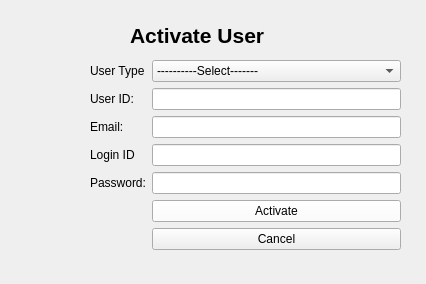
<?xml version="1.0" encoding="UTF-8"?>
<ui version="4.0">
 <class>ActivateUser</class>
 <widget class="QWidget" name="ActivateUser">
  <property name="geometry">
   <rect>
    <x>0</x>
    <y>0</y>
    <width>426</width>
    <height>284</height>
   </rect>
  </property>
  <property name="font">
   <font>
    <stylestrategy>NoAntialias</stylestrategy>
   </font>
  </property>
  <property name="windowTitle">
   <string>Activate User</string>
  </property>
  <widget class="QWidget" name="formLayoutWidget">
   <property name="geometry">
    <rect>
     <x>90</x>
     <y>60</y>
     <width>311</width>
     <height>201</height>
    </rect>
   </property>
   <layout class="QFormLayout" name="formLayout">
    <item row="0" column="0">
     <widget class="QLabel" name="courseLabel">
      <property name="font">
       <font>
        <stylestrategy>PreferAntialias</stylestrategy>
       </font>
      </property>
      <property name="text">
       <string>User Type</string>
      </property>
     </widget>
    </item>
    <item row="0" column="1">
     <widget class="QComboBox" name="userType">
      <property name="font">
       <font>
        <stylestrategy>PreferAntialias</stylestrategy>
       </font>
      </property>
      <item>
       <property name="text">
        <string>----------Select-------</string>
       </property>
      </item>
      <item>
       <property name="text">
        <string>Student</string>
       </property>
      </item>
      <item>
       <property name="text">
        <string>Faculty</string>
       </property>
      </item>
     </widget>
    </item>
    <item row="1" column="1">
     <widget class="QLineEdit" name="userIdLineEdit">
      <property name="font">
       <font>
        <stylestrategy>PreferAntialias</stylestrategy>
       </font>
      </property>
     </widget>
    </item>
    <item row="1" column="0">
     <widget class="QLabel" name="addressLabel">
      <property name="font">
       <font>
        <stylestrategy>PreferAntialias</stylestrategy>
       </font>
      </property>
      <property name="text">
       <string>User ID:</string>
      </property>
     </widget>
    </item>
    <item row="2" column="1">
     <widget class="QLineEdit" name="emailLineEdit">
      <property name="font">
       <font>
        <stylestrategy>PreferAntialias</stylestrategy>
       </font>
      </property>
     </widget>
    </item>
    <item row="2" column="0">
     <widget class="QLabel" name="ageLabel">
      <property name="font">
       <font>
        <stylestrategy>PreferAntialias</stylestrategy>
       </font>
      </property>
      <property name="text">
       <string>Email:</string>
      </property>
     </widget>
    </item>
    <item row="3" column="0">
     <widget class="QLabel" name="genderLabel">
      <property name="font">
       <font>
        <stylestrategy>PreferDefault</stylestrategy>
       </font>
      </property>
      <property name="text">
       <string>Login ID</string>
      </property>
     </widget>
    </item>
    <item row="3" column="1">
     <widget class="QLineEdit" name="loginIdLineEdit">
      <property name="font">
       <font>
        <stylestrategy>PreferAntialias</stylestrategy>
       </font>
      </property>
     </widget>
    </item>
    <item row="4" column="0">
     <widget class="QLabel" name="genderLabel_2">
      <property name="font">
       <font>
        <stylestrategy>PreferDefault</stylestrategy>
       </font>
      </property>
      <property name="text">
       <string>Password:</string>
      </property>
     </widget>
    </item>
    <item row="4" column="1">
     <widget class="QLineEdit" name="passwordLineEdit">
      <property name="font">
       <font>
        <stylestrategy>PreferAntialias</stylestrategy>
       </font>
      </property>
      <property name="echoMode">
       <enum>QLineEdit::Password</enum>
      </property>
     </widget>
    </item>
    <item row="5" column="1">
     <widget class="QPushButton" name="activateButton">
      <property name="palette">
       <palette>
        <active>
         <colorrole role="Button">
          <brush brushstyle="SolidPattern">
           <color alpha="255">
            <red>255</red>
            <green>255</green>
            <blue>255</blue>
           </color>
          </brush>
         </colorrole>
        </active>
        <inactive>
         <colorrole role="Button">
          <brush brushstyle="SolidPattern">
           <color alpha="255">
            <red>255</red>
            <green>255</green>
            <blue>255</blue>
           </color>
          </brush>
         </colorrole>
        </inactive>
        <disabled>
         <colorrole role="Button">
          <brush brushstyle="SolidPattern">
           <color alpha="255">
            <red>255</red>
            <green>255</green>
            <blue>255</blue>
           </color>
          </brush>
         </colorrole>
        </disabled>
       </palette>
      </property>
      <property name="font">
       <font>
        <stylestrategy>PreferAntialias</stylestrategy>
       </font>
      </property>
      <property name="text">
       <string>Activate</string>
      </property>
     </widget>
    </item>
    <item row="6" column="1">
     <widget class="QPushButton" name="closeButton">
      <property name="font">
       <font>
        <stylestrategy>PreferAntialias</stylestrategy>
       </font>
      </property>
      <property name="text">
       <string>Cancel</string>
      </property>
     </widget>
    </item>
   </layout>
  </widget>
  <widget class="QLabel" name="label">
   <property name="geometry">
    <rect>
     <x>130</x>
     <y>20</y>
     <width>141</width>
     <height>31</height>
    </rect>
   </property>
   <property name="font">
    <font>
     <family>Arial</family>
     <pointsize>16</pointsize>
     <weight>75</weight>
     <bold>true</bold>
     <stylestrategy>PreferAntialias</stylestrategy>
     <kerning>true</kerning>
    </font>
   </property>
   <property name="text">
    <string>Activate User</string>
   </property>
  </widget>
 </widget>
 <resources/>
 <connections>
  <connection>
   <sender>closeButton</sender>
   <signal>clicked()</signal>
   <receiver>ActivateUser</receiver>
   <slot>close()</slot>
   <hints>
    <hint type="sourcelabel">
     <x>269</x>
     <y>609</y>
    </hint>
    <hint type="destinationlabel">
     <x>391</x>
     <y>328</y>
    </hint>
   </hints>
  </connection>
 </connections>
</ui>
